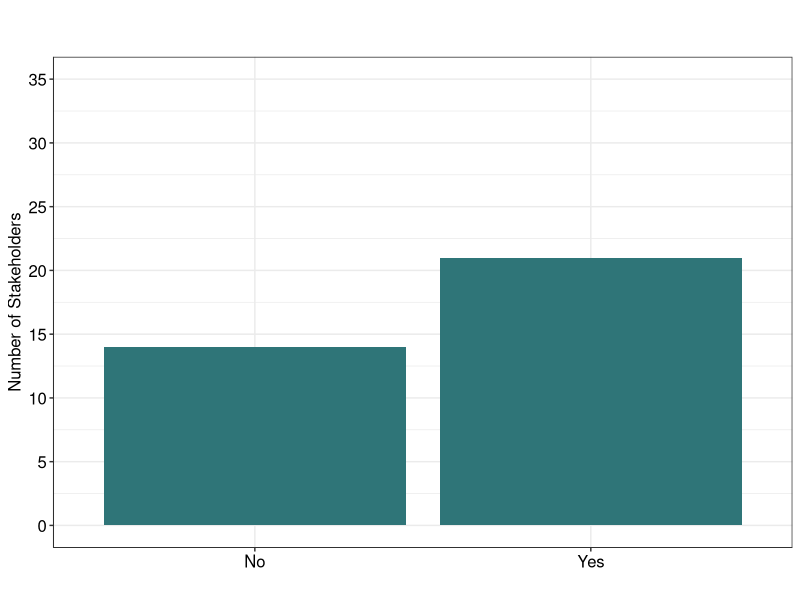

Reproduce this figure in R. (Note: this script raises an error after producing the figure.)
rm(list=ls())    # clear the workspace

#=== Temur Gugushvii === 


library(ggplot2)
library(tidyverse)


NDCSurvey <- readr::read_csv("Data/ndc_survey.csv")



NDCSurveyScales <- NDCSurvey %>%
                   dplyr::select(Respondents, Organisation_Sector, Stakeholder_Involvement_en, Emission_Data, Municipality_Involvement)


#Stakeholder Involvement 

SummariseStakeholder <- NDCSurveyScales %>%
  group_by(Stakeholder_Involvement_en) %>%
  summarise(Frequency = n())


Figure3  <- ggplot(SummariseStakeholder, aes(Stakeholder_Involvement_en, Frequency)) +
  geom_col(fill = "#2f7578")+
  theme_bw()+
  theme(axis.title.x = element_text(colour="black", size=12, hjust=0.5),
        axis.title.y = element_text(colour="black", size=12, hjust=0.5),
        axis.text.x=element_text(angle = 0, hjust=0.5, size=12, colour="black"),
        axis.text.y=element_text(angle = 0, hjust=1, size=12, colour="black"),
        plot.caption = element_text(size=10, colour="black", hjust=0),
        legend.position = "bottom",
        legend.text=element_text(colour="black", size=11),
        axis.line = element_line(size = 0.2, colour = "black"))+
  scale_y_continuous(breaks=seq(0, 35, 5), limits = c(0,35))+
  labs(title="",
       subtitle ="",
       x = "",
       y = "Number of Stakeholders")


#Save the ggplot
ggsave("Visualisation/Figure3.png", 
       plot = Figure3,
       units = "mm",
       width = 170,
       height = 200) 





#EmissionData


NDCSurveyScales <- NDCSurveyScales %>%
  mutate(Emission_Data_label = recode(Emission_Data, "1" = "(1) Not available",
                                                     "2" = "(2)",
                                                     "3" = "(3)",
                                                     "4" = "(4)",
                                                     "5" = "(5) Available"))



MeanEmissionData <- NDCSurveyScales %>%
  group_by()%>%
  summarise(Mean = mean(Emission_Data),
            Median = median(Emission_Data))

SummariseEmissionData <- NDCSurveyScales %>%
  group_by(Emission_Data_label, Emission_Data) %>%
  summarise(Frequency = n())%>%
  arrange(desc(Frequency))
  


Figure11  <- ggplot(SummariseEmissionData) +
  geom_point(aes(Emission_Data_label, Frequency), color = "#3a588a")+
  geom_text(aes(Emission_Data_label, Frequency, label = Frequency), vjust = 0, nudge_y = 0.5, size = 6)+
  stat_smooth(aes(Emission_Data, Frequency),
    geom = 'area', method = 'loess', span = 7/10,
    alpha = 1/2, fill = "blue") + 
  theme_classic ()+
  theme(axis.title.x = element_text(colour="black", size=12, hjust=0.5),
        axis.title.y = element_text(colour="black", size=12, hjust=0.5),
        axis.text.x=element_text(angle = 0, hjust=0.5, size=12, colour="black"),
        axis.text.y=element_text(angle = 0, hjust=1, size=12, colour="black"),
        plot.caption = element_text(size=10, colour="black", hjust=0),
        legend.position = "bottom",
        legend.text=element_text(colour="black", size=11),
        axis.line = element_line(size = 0.2, colour = "black"))+
  annotate(geom="text", x=4.5, y=12, label="Mean = 2.63",
           color="red")+
  annotate(geom="text", x=4.479, y=11.5, label="Median = 3",
           color="red")+
  scale_y_continuous(breaks=seq(0, 15, 5), limits = c(0,15))+
  labs(title="",
       subtitle ="",
       x = "",
       y = "Number of Stakeholders")


#Save the ggplot
ggsave("Visualisation/Figure11.png", 
       plot = Figure11,
       units = "mm",
       width = 300,
       height = 200) 






#MunicipalityInvolvement


NDCSurveyScales <- NDCSurveyScales %>%
  mutate(Municipality_Involvement_Label = recode(Municipality_Involvement, "1" = "(1) Very Low",
                                      "2" = "(2)",
                                      "3" = "(3)",
                                      "4" = "(4)",
                                      "5" = "(5) Very High"))



MeanMunicipalityInvolvement <- NDCSurveyScales %>%
  group_by()%>%
  summarise(Mean = mean(Municipality_Involvement),
            Median = median(Municipality_Involvement))  


SummariseMunicipalityInvolvement <- NDCSurveyScales %>%
  group_by(Municipality_Involvement_Label, Municipality_Involvement) %>%
  summarise(Frequency = n())%>%
  arrange(desc(Frequency))



Figure6  <- ggplot(SummariseMunicipalityInvolvement) +
  geom_point(aes(Municipality_Involvement_Label, Frequency), color = "#3a588a")+
  geom_text(aes(Municipality_Involvement_Label, Frequency, label = Frequency), vjust = 0, nudge_y = 0.5, size = 6)+
  stat_smooth(aes(Municipality_Involvement, Frequency),
              geom = 'area', method = 'loess', span = 7/10,
              alpha = 1/2, fill = "blue") + 
  theme_classic ()+
  theme(axis.title.x = element_text(colour="black", size=12, hjust=0.5),
        axis.title.y = element_text(colour="black", size=12, hjust=0.5),
        axis.text.x=element_text(angle = 0, hjust=0.5, size=12, colour="black"),
        axis.text.y=element_text(angle = 0, hjust=1, size=12, colour="black"),
        plot.caption = element_text(size=10, colour="black", hjust=0),
        legend.position = "bottom",
        legend.text=element_text(colour="black", size=11),
        axis.line = element_line(size = 0.2, colour = "black"))+
  annotate(geom="text", x=4.5, y=15, label="Mean = 3.03",
           color="red")+
  annotate(geom="text", x=4.479, y=14.5, label="Median = 3",
           color="red")+
  scale_y_continuous(breaks=seq(0, 15, 5), limits = c(0,15))+
  labs(title="",
       subtitle ="",
       x = "",
       y = "Number of Stakeholders")


#Save the ggplot
ggsave("Visualisation/Figure6.png", 
       plot = Figure6,
       units = "mm",
       width = 300,
       height = 200) 



